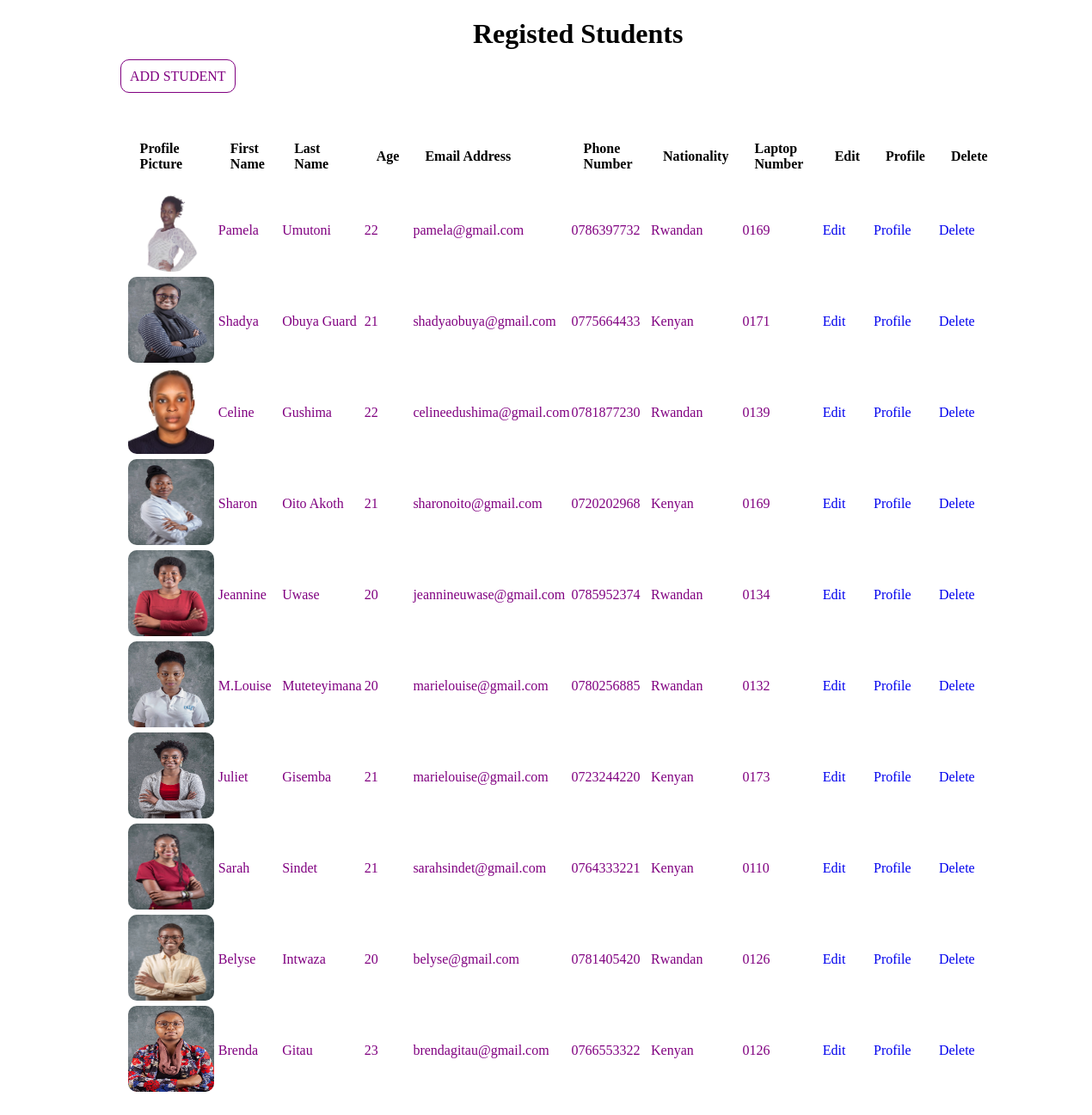
The page /student/list/ on the database its author committed.
### student/models.py (models this page shows)
class Student(models.Model):
    profile_pic=models.ImageField(upload_to = 'images/')
    first_name=models.CharField(max_length=12, null=True)
    last_name=models.CharField(max_length=12, null=True)
    gender_choice=(
        ('Female','Female'),
        ('Male','Male'),
        ('3','Prefer not to say')
    )
    gender=models.CharField(max_length=8,choices=gender_choice, null=True)
    age=models.PositiveSmallIntegerField(null=True)
    date_of_birth=models.DateField(null=True)
    phone_number=models.CharField(max_length=10)
    nationality_choice=(
        ('Rwandan','Rwandan'),
        ('Kenyan','Kenyan'),
        ('Ugandan','Ugandan'),
        ('4','SouthSudanes'),
        ('5','Sudanes')
    )
    nationality=models.CharField(max_length=15,choices=nationality_choice, null=True)
    national_Id=models.CharField(max_length=20)
    email_address=models.EmailField(null=True)
    admission_date=models.DateField(null=True, blank=True)
    medical_form=models.FileField(upload_to="documents/",null=True)
    laptop_serial_number=models.CharField(max_length=30, null=True, blank= True)
    academic_year=models.CharField(max_length=12)
    course_name=models.CharField(max_length=25, null=True, blank=True)

### student/views.py (the view)
# urls.py: path("list/", student_list, name = "student_list"),
def student_list(request):
    students = Student.objects.all()
    return render(request, "student_list.htm", {"students":students})

### student/templates/student_list.htm (shortened to what this page needs)
<!DOCTYPE html>
<html lang="en">
<head>
</head>
<body>
    <h1>Registed Students</h1>
    <div class="clearfix">
    <a class="btn info" href="{% url 'register_student' %}"> ADD STUDENT </a>
    </div>
    <table class="table">
        <tr>
            <th>Profile Picture</th>
            <th>First Name</th>
            <th>Last Name</th>
            <th>Age</th>
            <th>Email Address</th>
            <th>Phone Number</th>
            <th>Nationality</th>
            <th>Laptop Number</th>
            <th>Edit</th>
            <th>Profile</th>
            <th>Delete</th>
        </tr>
        {% for student in students%}
        <tr>
            <td>
                <img src="{{student.profile_pic.url}}">
            </td>
            <td>
                {{student.first_name}}
            </td>
            <td>
                {{student.last_name}}
            </td>
            <td>
                {{student.age}}
            </td>
            <td>
                {{student.email_address}}
            </td>
            <td>
                {{student.phone_number}}
            </td>
            <td>
                {{student.nationality}}
            </td>
            <td>
                {{student.laptop_serial_number}}
            </td>
            <td>
                <a href="{%url 'edit_student' id=student.id%}">Edit</a>
            </td>
            <td>
                <a href="{%url 'student_profile' id=student.id%}">Profile</a>
            </td>
            <td>
                <a href="{%url 'delete_student' id=student.id%}">Delete</a>
            </td>
        </tr>
        {% endfor %}
    </table>
</body>
</html>

### student/templates/student_list.htm (style rules this page uses)
body { margin-left: 300px; height:50%; width:80%; z-index:1; top: 0; overflow-x: hidden; }
table { width: 100%; margin-left: -15%; margin-top: 5%; margin-bottom: 8%; color:purple; }
th, caption { text-align: left; }
table, th, td { border: 1px black; ; border-collapse: collapse; }
th { padding: 15px; color:black; }
h1 { margin-left: 250px; color: rgb(0, 0, 0); }
img { width: 100px ; height:100px ; border-radius: 10px; }
.info { border-color: purple; color:purple; }
.clearfix { margin-left: -160px; }
.btn { background-color:#ffffff; color:purple; border-radius: 10px; padding: 10px; align-items: center; width: 300px; margin-right: 71px; border: 1px solid purple; }
a { text-decoration: none; }

### rows shown on the page
Student: profile_pic (picture), first_name "Pamela", last_name "Umutoni", age "22", email_address "pamela@gmail.com", phone_number "0786397732", nationality "Rwandan", laptop_serial_number "0169"
Student: profile_pic (picture), first_name "Shadya", last_name "Obuya Guard", age "21", email_address "shadyaobuya@gmail.com", phone_number "0775664433", nationality "Kenyan", laptop_serial_number "0171"
Student: profile_pic (picture), first_name "Celine", last_name "Gushima", age "22", email_address "celineedushima@gmail.com", phone_number "0781877230", nationality "Rwandan", laptop_serial_number "0139"
Student: profile_pic (picture), first_name "Sharon", last_name "Oito Akoth", age "21", email_address "sharonoito@gmail.com", phone_number "0720202968", nationality "Kenyan", laptop_serial_number "0169"
Student: profile_pic (picture), first_name "Jeannine", last_name "Uwase", age "20", email_address "jeannineuwase@gmail.com", phone_number "0785952374", nationality "Rwandan", laptop_serial_number "0134"
Student: profile_pic (picture), first_name "M.Louise", last_name "Muteteyimana", age "20", email_address "marielouise@gmail.com", phone_number "0780256885", nationality "Rwandan", laptop_serial_number "0132"
Student: profile_pic (picture), first_name "Juliet", last_name "Gisemba", age "21", email_address "marielouise@gmail.com", phone_number "0723244220", nationality "Kenyan", laptop_serial_number "0173"
Student: profile_pic (picture), first_name "Sarah", last_name "Sindet", age "21", email_address "sarahsindet@gmail.com", phone_number "0764333221", nationality "Kenyan", laptop_serial_number "0110"
Student: profile_pic (picture), first_name "Belyse", last_name "Intwaza", age "20", email_address "belyse@gmail.com", phone_number "0781405420", nationality "Rwandan", laptop_serial_number "0126"
Student: profile_pic (picture), first_name "Brenda", last_name "Gitau", age "23", email_address "brendagitau@gmail.com", phone_number "0766553322", nationality "Kenyan", laptop_serial_number "0126"
